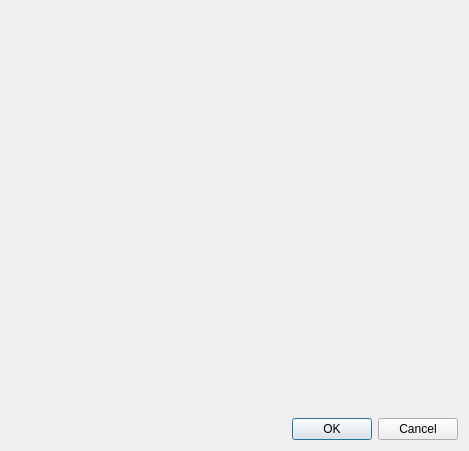
<?xml version="1.0" encoding="UTF-8"?>
<ui version="4.0">
 <class>PatternsDialog</class>
 <widget class="QDialog" name="PatternsDialog">
  <property name="windowModality">
   <enum>Qt::WindowModal</enum>
  </property>
  <property name="geometry">
   <rect>
    <x>0</x>
    <y>0</y>
    <width>469</width>
    <height>451</height>
   </rect>
  </property>
  <property name="windowTitle">
   <string>Выборки</string>
  </property>
  <property name="modal">
   <bool>true</bool>
  </property>
  <layout class="QGridLayout" name="gridLayout">
   <item row="0" column="0">
    <widget class="PatternsWidget" name="widget" native="true"/>
   </item>
   <item row="1" column="0">
    <widget class="QDialogButtonBox" name="buttonBox">
     <property name="standardButtons">
      <set>QDialogButtonBox::Cancel|QDialogButtonBox::Ok</set>
     </property>
    </widget>
   </item>
  </layout>
 </widget>
 <customwidgets>
  <customwidget>
   <class>PatternsWidget</class>
   <extends>QWidget</extends>
   <header>patternswidget.h</header>
   <container>1</container>
  </customwidget>
 </customwidgets>
 <resources/>
  <connections>
  <connection>
   <sender>buttonBox</sender>
   <signal>accepted()</signal>
   <receiver>PatternsDialog</receiver>
   <slot>accept()</slot>
   <hints>
    <hint type="sourcelabel">
     <x>248</x>
     <y>254</y>
    </hint>
    <hint type="destinationlabel">
     <x>157</x>
     <y>274</y>
    </hint>
   </hints>
  </connection>
  <connection>
   <sender>buttonBox</sender>
   <signal>rejected()</signal>
   <receiver>PatternsDialog</receiver>
   <slot>reject()</slot>
   <hints>
    <hint type="sourcelabel">
     <x>316</x>
     <y>260</y>
    </hint>
    <hint type="destinationlabel">
     <x>286</x>
     <y>274</y>
    </hint>
   </hints>
  </connection>
 </connections>
</ui>
